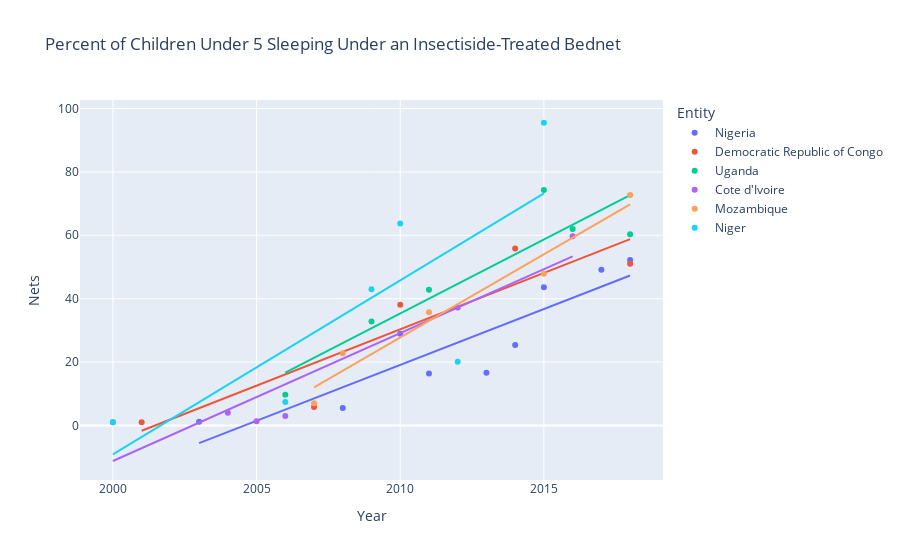

This figure's notebook cell:
### Code cell
fig2 = px.scatter(
    top6_nets,
    x="Year",
    y="Nets",
    color="Entity",
    trendline = "ols",
    title = "Percent of Children Under 5 Sleeping Under an Insectiside-Treated Bednet")

fig2.show()

### Figure 1 — Plotly figure (JSON) as saved in the notebook; plotly's stock layout.template omitted (floating-point values rounded to 4 significant figures)
{"data": [{"hovertemplate": "Entity=Nigeria<br>Year=%{x}<br>Nets=%{y}<extra></extra>", "legendgroup": "Nigeria", "marker": {"color": "#636efa", "symbol": "circle"}, "mode": "markers", "name": "Nigeria", "orientation": "v", "showlegend": true, "type": "scatter", "x": [2003, 2008, 2010, 2011, 2013, 2014, 2015, 2017, 2018], "xaxis": "x", "y": [1.2, 5.5, 28.9, 16.4, 16.6, 25.4, 43.6, 49.1, 52.2], "yaxis": "y"}, {"hovertemplate": "<b>OLS trendline</b><br>Nets = 3.52399 * Year + -7064.12<br>R<sup>2</sup>=0.798301<br><br>Entity=Nigeria<br>Year=%{x}<br>Nets=%{y} <b>(trend)</b><extra></extra>", "legendgroup": "Nigeria", "marker": {"color": "#636efa", "symbol": "circle"}, "mode": "lines", "name": "Nigeria", "showlegend": false, "type": "scatter", "x": [2003, 2008, 2010, 2011, 2013, 2014, 2015, 2017, 2018], "xaxis": "x", "y": [-5.563, 12.06, 19.1, 22.63, 29.68, 33.2, 36.72, 43.77, 47.3], "yaxis": "y"}, {"hovertemplate": "Entity=Democratic Republic of Congo<br>Year=%{x}<br>Nets=%{y}<extra></extra>", "legendgroup": "Democratic Republic of Congo", "marker": {"color": "#EF553B", "symbol": "circle"}, "mode": "markers", "name": "Democratic Republic of Congo", "orientation": "v", "showlegend": true, "type": "scatter", "x": [2001, 2007, 2010, 2014, 2018], "xaxis": "x", "y": [1, 5.8, 38.1, 55.8, 51], "yaxis": "y"}, {"hovertemplate": "<b>OLS trendline</b><br>Nets = 3.55765 * Year + -7120.53<br>R<sup>2</sup>=0.828101<br><br>Entity=Democratic Republic of Congo<br>Year=%{x}<br>Nets=%{y} <b>(trend)</b><extra></extra>", "legendgroup": "Democratic Republic of Congo", "marker": {"color": "#EF553B", "symbol": "circle"}, "mode": "lines", "name": "Democratic Republic of Congo", "showlegend": false, "type": "scatter", "x": [2001, 2007, 2010, 2014, 2018], "xaxis": "x", "y": [-1.679, 19.67, 30.34, 44.57, 58.8], "yaxis": "y"}, {"hovertemplate": "Entity=Uganda<br>Year=%{x}<br>Nets=%{y}<extra></extra>", "legendgroup": "Uganda", "marker": {"color": "#00cc96", "symbol": "circle"}, "mode": "markers", "name": "Uganda", "orientation": "v", "showlegend": true, "type": "scatter", "x": [2006, 2009, 2011, 2015, 2016, 2018], "xaxis": "x", "y": [9.7, 32.8, 42.8, 74.3, 62, 60.3], "yaxis": "y"}, {"hovertemplate": "<b>OLS trendline</b><br>Nets = 4.66682 * Year + -9345<br>R<sup>2</sup>=0.833184<br><br>Entity=Uganda<br>Year=%{x}<br>Nets=%{y} <b>(trend)</b><extra></extra>", "legendgroup": "Uganda", "marker": {"color": "#00cc96", "symbol": "circle"}, "mode": "lines", "name": "Uganda", "showlegend": false, "type": "scatter", "x": [2006, 2009, 2011, 2015, 2016, 2018], "xaxis": "x", "y": [16.65, 30.65, 39.98, 58.65, 63.32, 72.65], "yaxis": "y"}, {"hovertemplate": "Entity=Cote d'Ivoire<br>Year=%{x}<br>Nets=%{y}<extra></extra>", "legendgroup": "Cote d'Ivoire", "marker": {"color": "#ab63fa", "symbol": "circle"}, "mode": "markers", "name": "Cote d'Ivoire", "orientation": "v", "showlegend": true, "type": "scatter", "x": [2000, 2004, 2005, 2006, 2012, 2016], "xaxis": "x", "y": [1, 4, 1.3, 3, 37.2, 59.7], "yaxis": "y"}, {"hovertemplate": "<b>OLS trendline</b><br>Nets = 4.03356 * Year + -8078.33<br>R<sup>2</sup>=0.887262<br><br>Entity=Cote d'Ivoire<br>Year=%{x}<br>Nets=%{y} <b>(trend)</b><extra></extra>", "legendgroup": "Cote d'Ivoire", "marker": {"color": "#ab63fa", "symbol": "circle"}, "mode": "lines", "name": "Cote d'Ivoire", "showlegend": false, "type": "scatter", "x": [2000, 2004, 2005, 2006, 2012, 2016], "xaxis": "x", "y": [-11.21, 4.927, 8.961, 12.99, 37.2, 53.33], "yaxis": "y"}, {"hovertemplate": "Entity=Mozambique<br>Year=%{x}<br>Nets=%{y}<extra></extra>", "legendgroup": "Mozambique", "marker": {"color": "#FFA15A", "symbol": "circle"}, "mode": "markers", "name": "Mozambique", "orientation": "v", "showlegend": true, "type": "scatter", "x": [2007, 2008, 2011, 2015, 2018], "xaxis": "x", "y": [7, 22.8, 35.7, 47.9, 72.7], "yaxis": "y"}, {"hovertemplate": "<b>OLS trendline</b><br>Nets = 5.24447 * Year + -10513.6<br>R<sup>2</sup>=0.956337<br><br>Entity=Mozambique<br>Year=%{x}<br>Nets=%{y} <b>(trend)</b><extra></extra>", "legendgroup": "Mozambique", "marker": {"color": "#FFA15A", "symbol": "circle"}, "mode": "lines", "name": "Mozambique", "showlegend": false, "type": "scatter", "x": [2007, 2008, 2011, 2015, 2018], "xaxis": "x", "y": [12.05, 17.29, 33.02, 54.0, 69.74], "yaxis": "y"}, {"hovertemplate": "Entity=Niger<br>Year=%{x}<br>Nets=%{y}<extra></extra>", "legendgroup": "Niger", "marker": {"color": "#19d3f3", "symbol": "circle"}, "mode": "markers", "name": "Niger", "orientation": "v", "showlegend": true, "type": "scatter", "x": [2000, 2006, 2009, 2010, 2012, 2015], "xaxis": "x", "y": [1, 7.4, 43, 63.7, 20.1, 95.5], "yaxis": "y"}, {"hovertemplate": "<b>OLS trendline</b><br>Nets = 5.48793 * Year + -10985<br>R<sup>2</sup>=0.616038<br><br>Entity=Niger<br>Year=%{x}<br>Nets=%{y} <b>(trend)</b><extra></extra>", "legendgroup": "Niger", "marker": {"color": "#19d3f3", "symbol": "circle"}, "mode": "lines", "name": "Niger", "showlegend": false, "type": "scatter", "x": [2000, 2006, 2009, 2010, 2012, 2015], "xaxis": "x", "y": [-9.112, 23.82, 40.28, 45.77, 56.74, 73.21], "yaxis": "y"}], "layout": {"legend": {"title": {"text": "Entity"}, "tracegroupgap": 0}, "title": {"text": "Percent of Children Under 5 Sleeping Under an Insectiside-Treated Bednet"}, "xaxis": {"anchor": "y", "domain": [0, 1], "title": {"text": "Year"}}, "yaxis": {"anchor": "x", "domain": [0, 1], "title": {"text": "Nets"}}}}
